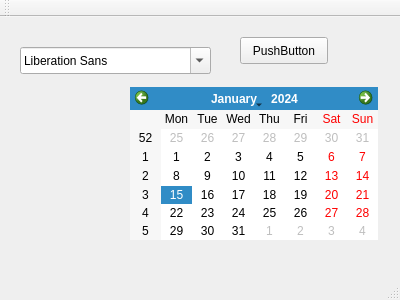
<?xml version="1.0" encoding="UTF-8"?>
<ui version="4.0">
 <class>MainWindow</class>
 <widget class="QMainWindow" name="MainWindow">
  <property name="geometry">
   <rect>
    <x>0</x>
    <y>0</y>
    <width>400</width>
    <height>300</height>
   </rect>
  </property>
  <property name="windowTitle">
   <string>MainWindow</string>
  </property>
  <widget class="QWidget" name="centralWidget">
   <widget class="QFontComboBox" name="fontComboBox">
    <property name="geometry">
     <rect>
      <x>20</x>
      <y>30</y>
      <width>191</width>
      <height>27</height>
     </rect>
    </property>
   </widget>
   <widget class="QCalendarWidget" name="calendarWidget">
    <property name="geometry">
     <rect>
      <x>130</x>
      <y>70</y>
      <width>248</width>
      <height>153</height>
     </rect>
    </property>
   </widget>
   <widget class="TButton" name="pushButton">
    <property name="geometry">
     <rect>
      <x>240</x>
      <y>20</y>
      <width>88</width>
      <height>27</height>
     </rect>
    </property>
    <property name="text">
     <string>PushButton</string>
    </property>
   </widget>
  </widget>
  <widget class="QMenuBar" name="menuBar">
   <property name="geometry">
    <rect>
     <x>0</x>
     <y>0</y>
     <width>400</width>
     <height>21</height>
    </rect>
   </property>
  </widget>
  <widget class="QToolBar" name="mainToolBar">
   <attribute name="toolBarArea">
    <enum>TopToolBarArea</enum>
   </attribute>
   <attribute name="toolBarBreak">
    <bool>false</bool>
   </attribute>
  </widget>
  <widget class="QStatusBar" name="statusBar"/>
 </widget>
 <layoutdefault spacing="6" margin="11"/>
 <customwidgets>
  <customwidget>
   <class>TButton</class>
   <extends>QPushButton</extends>
   <header>tbutton.h</header>
  </customwidget>
 </customwidgets>
 <resources/>
 <connections/>
</ui>
